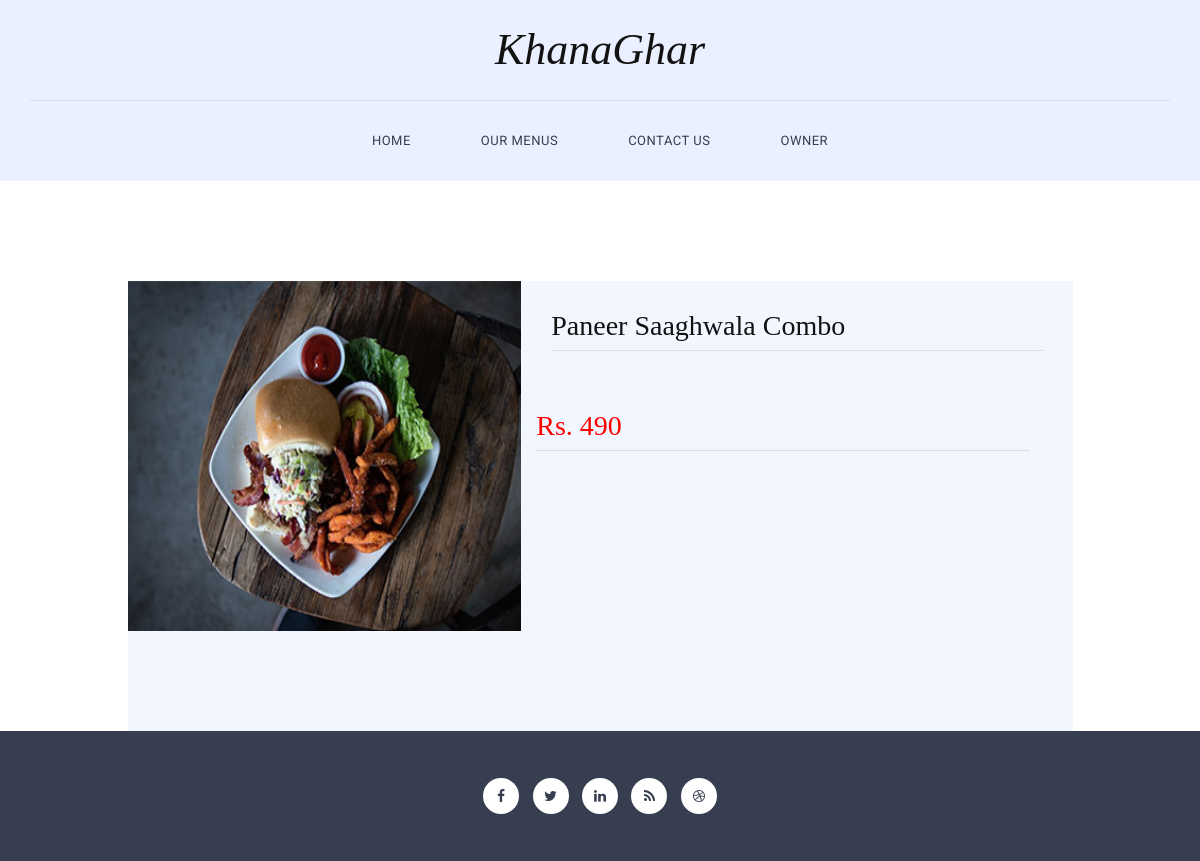
The page /food/1/ on the database its author committed.
### food/models.py (models this page shows, shortened)
class special_item(models.Model):
    item_name= models.CharField(max_length=200)
    item_desc= models.CharField(max_length=400)
    item_sort_desc=models.CharField(max_length=400)
    item_price=models.IntegerField()
    item_image=models.ImageField(upload_to="images/")
    category=models.ForeignKey("Category", on_delete=models.CASCADE)

### food/views.py (the view)
# urls.py: path('<int:sitem_id>/',views.details_special, name='details_special'),
def details_special(request,sitem_id):
    special=special_item.objects.get(id=sitem_id)
    return render(request,'foods/details.html', {"item":special} )

### food/templates/foods/details.html (shortened to what this page needs)
{% extends 'foods/base.html' %}
{% load static %}
{% block body %}
<section class="breakfast-menu">
    <div class="container">
        <div class="row">
            <div class="col-md-10 col-md-offset-1">
                <div class="breakfast-menu-content">
                    <div class="row">
                        <div class="col-md-5">
                            <div class="left-image">
                                <img src="/media/{{item.item_image}}" width="200" height="350" alt="Breakfast" style="margin-bottom: 100px; ">
                            </div>
                        </div>
                        <div class="col-md-7">
                            <h2>{{item.item_name}}</h2>
                            <div id="owl-breakfast" class="owl-carousel owl-theme">
                                    <div class='contain'>
                                            <br><div class="price">
                                                <h2 style="color:red;" >Rs. {{item.item_price}}</h2>
                                                </div>
                                        </div>
                            </div>
                        </div>
                    </div>
                </div>
            </div>
        </div>
    </div>
</section>
{% endblock%}

### food/static/food/css/hero-slider.css (style rules this page uses)
*, *::after, *::before { -webkit-box-sizing: border-box; -moz-box-sizing: border-box; box-sizing: border-box; }
html { font-size: 62.5%; }
body { font-family: "Open Sans", sans-serif; color: #2c343b; background-color: #f2f2f2; }
img { max-width: 100%; }

### food/static/food/css/templatemo-style.css (style rules this page uses)
* { margin: 0; padding: 0; font-family: 'Roboto', arial, sans-serif; }
body { overflow-x: hidden; background-color: #fff; }
section.breakfast-menu { margin-top: 100px; }
section.breakfast-menu .price { right: 15px; }
.breakfast-menu-content { background-color: #f2f6ff; padding: 30px 0px 30px 30px; }
.breakfast-menu-content .left-image img { width: 100%; overflow: hidden; }
.breakfast-menu-content .left-image { margin: -30px 0px -30px -30px; }
.breakfast-menu-content #owl-breakfast { margin-left: -15px; }
.breakfast-menu-content h2 { margin-top: 0px; margin-bottom: 30px; padding-bottom: 8px; font-family: 'Spectral', serif; font-size: 28px; width: 94.5%; border-bottom: 1px solid #d9dde5; color: #121212; }

### food/templates/foods/base.html (style rules this page uses)
.contain { width: 200%; }

### rows shown on the page
special_item: item_image (picture), item_name "Paneer Saaghwala Combo", item_price "490"
